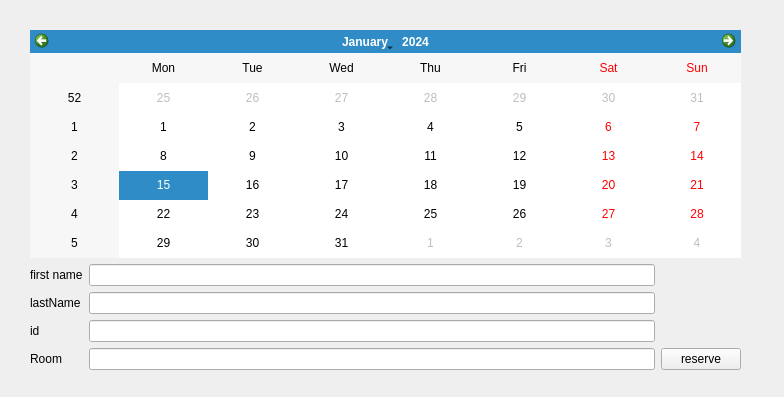
<?xml version="1.0" encoding="UTF-8"?>
<ui version="4.0">
 <class>reserve</class>
 <widget class="QWidget" name="reserve">
  <property name="geometry">
   <rect>
    <x>0</x>
    <y>0</y>
    <width>784</width>
    <height>397</height>
   </rect>
  </property>
  <property name="windowTitle">
   <string>Form</string>
  </property>
  <widget class="QWidget" name="layoutWidget">
   <property name="geometry">
    <rect>
     <x>30</x>
     <y>30</y>
     <width>711</width>
     <height>340</height>
    </rect>
   </property>
   <layout class="QGridLayout" name="gridLayout_10">
    <item row="4" column="1">
     <widget class="QLineEdit" name="lastName_lineEdit"/>
    </item>
    <item row="5" column="1">
     <widget class="QLineEdit" name="id_lineEdit"/>
    </item>
    <item row="3" column="0">
     <widget class="QLabel" name="firstName_label">
      <property name="text">
       <string>first name</string>
      </property>
     </widget>
    </item>
    <item row="4" column="0">
     <widget class="QLabel" name="lastName_label">
      <property name="text">
       <string>lastName</string>
      </property>
     </widget>
    </item>
    <item row="3" column="1">
     <widget class="QLineEdit" name="firstName_lineEdit"/>
    </item>
    <item row="6" column="1">
     <widget class="QLineEdit" name="room_lineEdit"/>
    </item>
    <item row="6" column="2">
     <widget class="QPushButton" name="reserve_pushButton">
      <property name="text">
       <string>reserve</string>
      </property>
     </widget>
    </item>
    <item row="5" column="0">
     <widget class="QLabel" name="id_label">
      <property name="text">
       <string>id</string>
      </property>
     </widget>
    </item>
    <item row="6" column="0">
     <widget class="QLabel" name="room_label">
      <property name="text">
       <string>Room</string>
      </property>
     </widget>
    </item>
    <item row="2" column="0" colspan="3">
     <widget class="QCalendarWidget" name="calendarWidget"/>
    </item>
    <item row="5" column="2">
     <widget class="QLabel" name="id_warning_label">
      <property name="text">
       <string/>
      </property>
     </widget>
    </item>
    <item row="4" column="2">
     <widget class="QLabel" name="lastName_warning_label">
      <property name="text">
       <string/>
      </property>
     </widget>
    </item>
    <item row="3" column="2">
     <widget class="QLabel" name="firstName_warning_label">
      <property name="text">
       <string/>
      </property>
     </widget>
    </item>
   </layout>
  </widget>
 </widget>
 <tabstops>
  <tabstop>firstName_lineEdit</tabstop>
  <tabstop>lastName_lineEdit</tabstop>
  <tabstop>id_lineEdit</tabstop>
  <tabstop>room_lineEdit</tabstop>
  <tabstop>reserve_pushButton</tabstop>
  <tabstop>calendarWidget</tabstop>
 </tabstops>
 <resources/>
 <connections/>
</ui>
